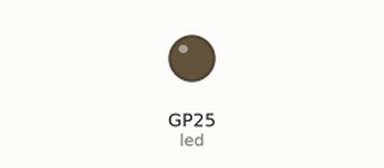
A program run on a simulated Raspberry Pi Pico running MicroPython. Parts: output pins drawn as LEDs (lit = HIGH).

Above: at 0.15 s.
Timing chart, 0 to 1.6 s (numbered marks = the images above):
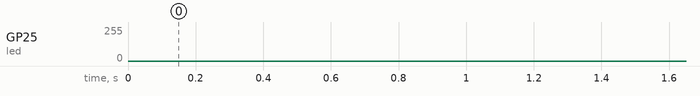

The program:

main.py
```python
import machine
import utime

led = machine.PWM(machine.Pin(25))
led.freq(1000) # 1 kHz PWM

def ramp(start, stop, step, dwell_ms=2):
    for duty in range(start, stop, step):
        led.duty_u16(duty)
        utime.sleep_ms(dwell_ms)

while True:
    ramp(0, 65535, 512)
    ramp(65535, 0, -512)


# 5 Button-controlled blink (input + debounce)
# import machine
# import utime

# led = machine.Pin("LED", machine.Pin.OUT)
# btn = machine.Pin(14, machine.Pin.IN, machine.Pin.PULL_DOWN)

# SLOW = 0.5
# FAST = 0.1

# def debounced_pressed(pin, delay_ms=20):
#     v = btn.value()
#     print("button:", v) # 0=not pressed (pull-down), 1=pressed
#     if not pin.value():
#         return False
#     utime.sleep_ms(delay_ms)
#     return pin.value()

# while True:
#     delay = FAST if debounced_pressed(btn) else SLOW
#     led.value(1)
#     utime.sleep(delay)
#     led.value(0)
#     utime.sleep(delay)


# 4 Alternate two LEDs (onboard + external)
# import machine
# import utime

# onboard = machine.Pin("LED", machine.Pin.OUT)
# ext = machine.Pin(15, machine.Pin.OUT)  # external LED on GP15

# while True:
#     onboard.value(1)
#     ext.value(0)
#     utime.sleep(0.3)
#     onboard.value(0)
#     ext.value(1)
#     utime.sleep(0.3)


# 3 Double-blink pattern
# import machine
# import utime

# led = machine.Pin("LED", machine.Pin.OUT)

# def pulse(on_ms, off_ms, count):
#     for _ in range(count):
#         led.value(1)
#         utime.sleep_ms(on_ms)
#         led.value(0)
#         utime.sleep_ms(off_ms)
# while True:
#     # two quick blinks
#     pulse(100, 100, 2)
#     utime.sleep(1.0)


# 2 Change Blink Speed
# import machine
# import utime

# led = machine.Pin("LED", machine.Pin.OUT)

# FAST = 0.1  # seconds
# SLOW = 0.5

# delay = SLOW

# while True:
#     led.value(1)
#     utime.sleep(delay)
#     led.value(0)
#     utime.sleep(delay)


# 1 Blink LED
# import machine
# import utime

# led = machine.Pin("LED", machine.Pin.OUT)

# while True:
#     led.value(1)
#     utime.sleep(1.5)
#     led.value(0)
#     utime.sleep(1.5)
    
```
